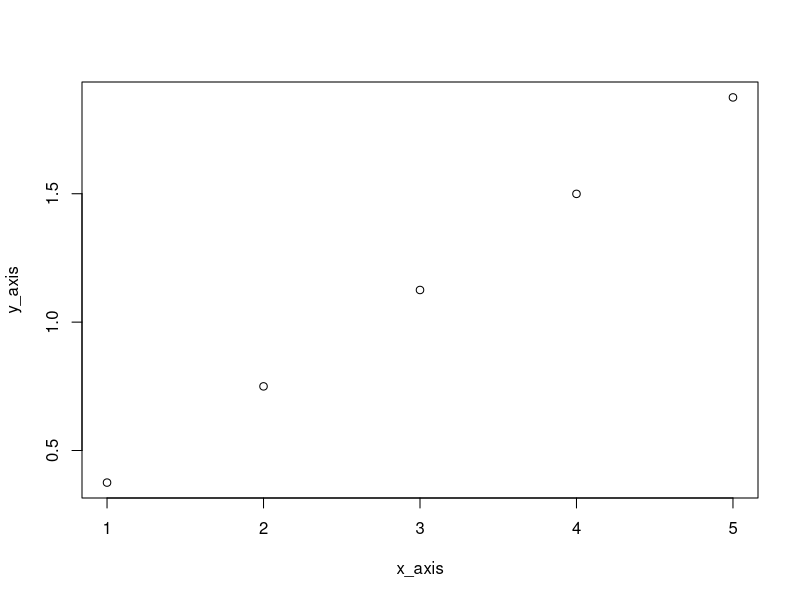

Here is the R script that generated this plot:
result <- 0
for (i in 1:200) {
  sum <- 0
  beta <- 1 / 6
  lambda_exponential <- 1 / 6
  for (j in 1:10000) {
    t <- rexp(1, lambda_exponential)
    lambda_poisson <- beta * t
    p <- ppois(2, lambda_poisson)
    sum <- sum + p
  }
  sum <- sum / 10000
  result <- result + sum
}
result <- result / 200
result



x_axis <- c(1, 2, 3, 4, 5)
y_axis <- c()
for (a in 1:5) {
  result <- 0
  for (i in 1:200) {
    sum <- 0
    for (j in 1:10000) {
      x <- runif(1, 0, a)
      if (x < a / 2) {
        y <- x
      } else {
        y <- a / 2
      }
      sum <- sum + y
    }
    sum <- sum / 10000
    result <- result + sum
  }
  result <- result / 200
  y_axis <- append(y_axis, result)
}
y_axis
plot(x_axis, y_axis)
